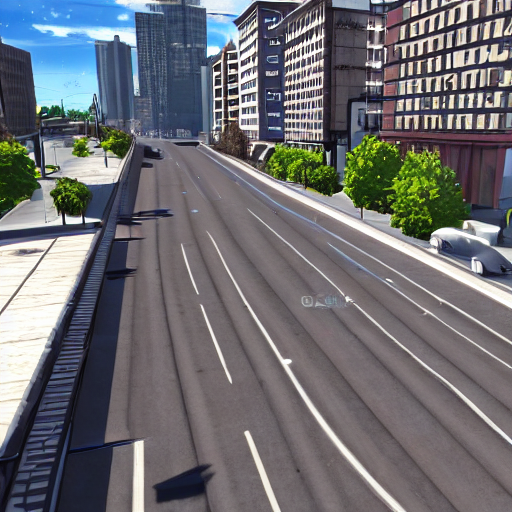
#> input picture dataset/img_0.png, 512 x 512 px
$ python analysis.py
#> lines starting #> are read from the running program, lines starting #| are printed output that depends on the picture
import cv2
import matplotlib.pyplot as plt

img = cv2.imread("dataset/img_0.png")
#> img is the input picture: shape (512, 512, 3); mean B, G, R 114.8, 110.1, 109.3
edges = cv2.Canny(img, 100, 200)
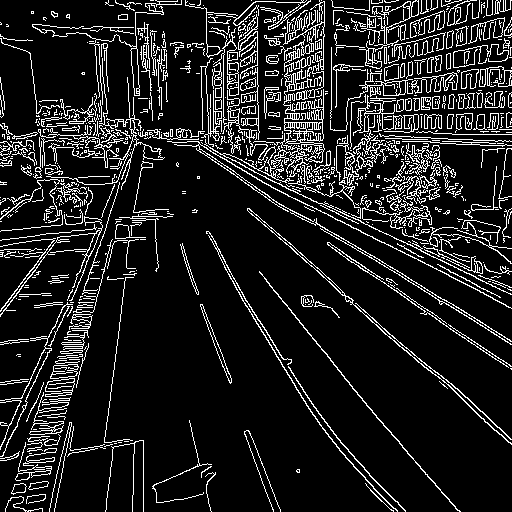
#> edges: shape (512, 512); 12.5% white in thin lines or dots

plt.imshow(edges, cmap="gray")
plt.title("Edge Detection")
plt.show()

$ run again, with dataset/img_1.png copied over dataset/img_0.png
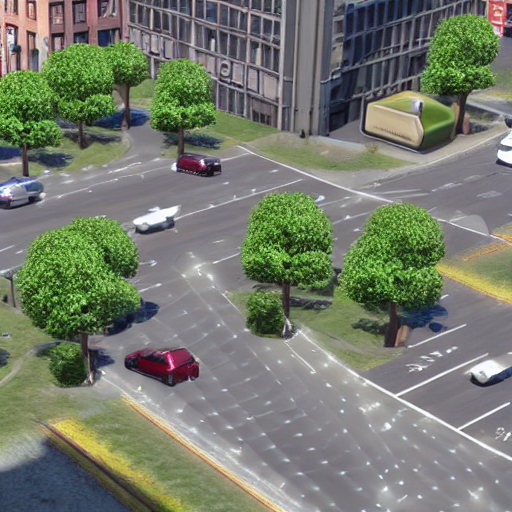
#> input picture dataset/img_1.png, 512 x 512 px
#> img is the input picture: shape (512, 512, 3); mean B, G, R 108.6, 123.5, 117.4
#> `edges = cv2.Canny(img, 100, 200)`:
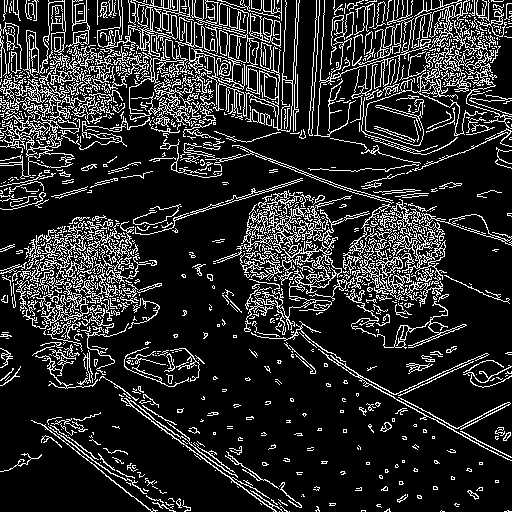
#> edges: shape (512, 512); 16.4% white in thin lines or dots

$ run again, with dataset/img_10.png copied over dataset/img_0.png
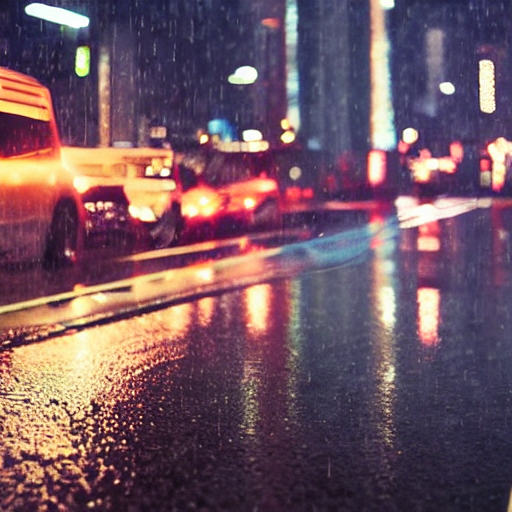
#> input picture dataset/img_10.png, 512 x 512 px
#> img is the input picture: shape (512, 512, 3); mean B, G, R 98, 85.2, 114.3
#> `edges = cv2.Canny(img, 100, 200)`:
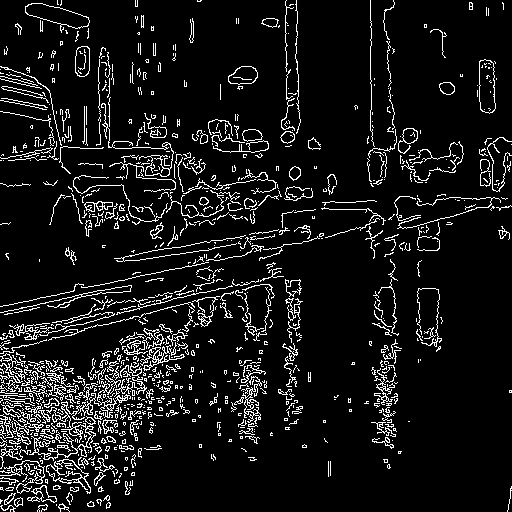
#> edges: shape (512, 512); 8.7% white in thin lines or dots

$ run again, with dataset/img_11.png copied over dataset/img_0.png
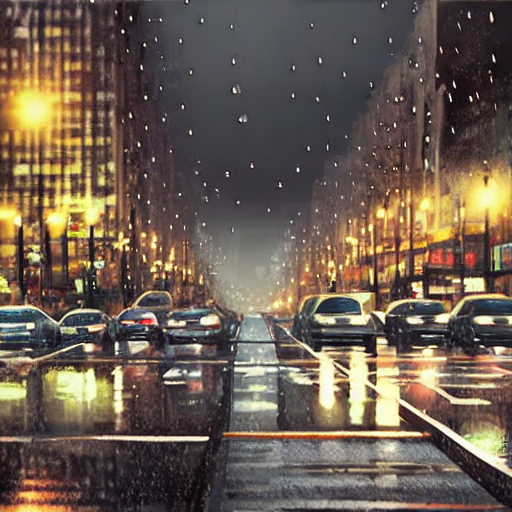
#> input picture dataset/img_11.png, 512 x 512 px
#> img is the input picture: shape (512, 512, 3); mean B, G, R 80.4, 93, 107.9
#> `edges = cv2.Canny(img, 100, 200)`:
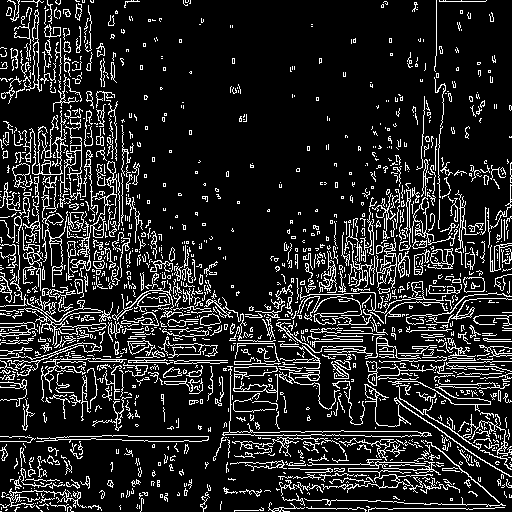
#> edges: shape (512, 512); 14.3% white in thin lines or dots
